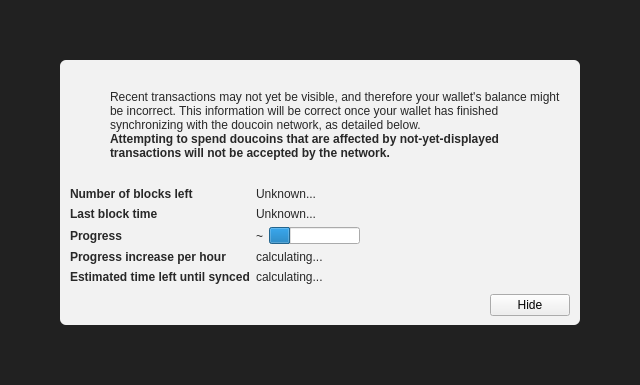
<?xml version="1.0" encoding="UTF-8"?>
<ui version="4.0">
 <class>ModalOverlay</class>
 <widget class="ModalOverlay" name="ModalOverlay">
  <property name="geometry">
   <rect>
    <x>0</x>
    <y>0</y>
    <width>640</width>
    <height>385</height>
   </rect>
  </property>
  <property name="windowTitle">
   <string>Form</string>
  </property>
  <layout class="QVBoxLayout" name="verticalLayout" stretch="0">
   <property name="sizeConstraint">
    <enum>QLayout::SetDefaultConstraint</enum>
   </property>
   <property name="leftMargin">
    <number>0</number>
   </property>
   <property name="topMargin">
    <number>0</number>
   </property>
   <property name="rightMargin">
    <number>0</number>
   </property>
   <property name="bottomMargin">
    <number>0</number>
   </property>
   <item>
    <widget class="QWidget" name="bgWidget" native="true">
     <property name="styleSheet">
      <string notr="true">#bgWidget { background: rgba(0,0,0,220); }</string>
     </property>
     <layout class="QVBoxLayout" name="verticalLayoutMain" stretch="1">
      <property name="leftMargin">
       <number>60</number>
      </property>
      <property name="topMargin">
       <number>60</number>
      </property>
      <property name="rightMargin">
       <number>60</number>
      </property>
      <property name="bottomMargin">
       <number>60</number>
      </property>
      <item>
       <widget class="QWidget" name="contentWidget" native="true">
        <property name="styleSheet">
         <string notr="true">#contentWidget { background: rgba(255,255,255,240); border-radius: 6px; }

QLabel { color: rgb(40,40,40);  }</string>
        </property>
        <layout class="QVBoxLayout" name="verticalLayoutSub" stretch="1,0,0,0">
         <property name="spacing">
          <number>0</number>
         </property>
         <property name="leftMargin">
          <number>10</number>
         </property>
         <property name="topMargin">
          <number>10</number>
         </property>
         <property name="rightMargin">
          <number>10</number>
         </property>
         <property name="bottomMargin">
          <number>10</number>
         </property>
         <item>
          <layout class="QHBoxLayout" name="horizontalLayoutIconText" stretch="0,1">
           <property name="topMargin">
            <number>20</number>
           </property>
           <item>
            <layout class="QVBoxLayout" name="verticalLayoutIcon">
             <property name="leftMargin">
              <number>0</number>
             </property>
             <item>
              <widget class="QPushButton" name="warningIcon">
               <property name="enabled">
                <bool>false</bool>
               </property>
               <property name="text">
                <string/>
               </property>
               <property name="icon">
                <iconset>
                 <normaloff>:/icons/warning</normaloff>
                 <disabledoff>:/icons/warning</disabledoff>:/icons/warning</iconset>
               </property>
               <property name="iconSize">
                <size>
                 <width>48</width>
                 <height>48</height>
                </size>
               </property>
               <property name="flat">
                <bool>true</bool>
               </property>
              </widget>
             </item>
             <item>
              <spacer name="verticalSpacerWarningIcon">
               <property name="orientation">
                <enum>Qt::Vertical</enum>
               </property>
               <property name="sizeHint" stdset="0">
                <size>
                 <width>20</width>
                 <height>40</height>
                </size>
               </property>
              </spacer>
             </item>
            </layout>
           </item>
           <item>
            <layout class="QVBoxLayout" name="verticalLayoutInfoText">
             <property name="leftMargin">
              <number>0</number>
             </property>
             <property name="topMargin">
              <number>0</number>
             </property>
             <item>
              <widget class="QLabel" name="infoText">
               <property name="text">
                <string>Recent transactions may not yet be visible, and therefore your wallet's balance might be incorrect. This information will be correct once your wallet has finished synchronizing with the doucoin network, as detailed below.</string>
               </property>
               <property name="textFormat">
                <enum>Qt::RichText</enum>
               </property>
               <property name="wordWrap">
                <bool>true</bool>
               </property>
              </widget>
             </item>
             <item>
              <widget class="QLabel" name="infoTextStrong">
               <property name="font">
                <font>
                 <weight>75</weight>
                 <bold>true</bold>
                </font>
               </property>
               <property name="text">
                <string>Attempting to spend doucoins that are affected by not-yet-displayed transactions will not be accepted by the network.</string>
               </property>
               <property name="textFormat">
                <enum>Qt::RichText</enum>
               </property>
               <property name="wordWrap">
                <bool>true</bool>
               </property>
              </widget>
             </item>
             <item>
              <spacer name="verticalSpacerInTextSpace">
               <property name="orientation">
                <enum>Qt::Vertical</enum>
               </property>
               <property name="sizeHint" stdset="0">
                <size>
                 <width>20</width>
                 <height>40</height>
                </size>
               </property>
              </spacer>
             </item>
            </layout>
           </item>
          </layout>
         </item>
         <item>
          <spacer name="verticalSpacerAfterText">
           <property name="orientation">
            <enum>Qt::Vertical</enum>
           </property>
           <property name="sizeHint" stdset="0">
            <size>
             <width>20</width>
             <height>40</height>
            </size>
           </property>
          </spacer>
         </item>
         <item>
          <layout class="QFormLayout" name="formLayout">
           <property name="fieldGrowthPolicy">
            <enum>QFormLayout::FieldsStayAtSizeHint</enum>
           </property>
           <property name="horizontalSpacing">
            <number>6</number>
           </property>
           <property name="verticalSpacing">
            <number>6</number>
           </property>
           <property name="topMargin">
            <number>10</number>
           </property>
           <item row="0" column="0">
            <widget class="QLabel" name="labelNumberOfBlocksLeft">
             <property name="font">
              <font>
               <weight>75</weight>
               <bold>true</bold>
              </font>
             </property>
             <property name="text">
              <string>Number of blocks left</string>
             </property>
            </widget>
           </item>
           <item row="0" column="1">
            <widget class="QLabel" name="numberOfBlocksLeft">
             <property name="text">
              <string>Unknown...</string>
             </property>
            </widget>
           </item>
           <item row="1" column="0">
            <widget class="QLabel" name="labelLastBlockTime">
             <property name="font">
              <font>
               <weight>75</weight>
               <bold>true</bold>
              </font>
             </property>
             <property name="text">
              <string>Last block time</string>
             </property>
            </widget>
           </item>
           <item row="1" column="1">
            <widget class="QLabel" name="newestBlockDate">
             <property name="sizePolicy">
              <sizepolicy hsizetype="Maximum" vsizetype="Preferred">
               <horstretch>0</horstretch>
               <verstretch>0</verstretch>
              </sizepolicy>
             </property>
             <property name="text">
              <string>Unknown...</string>
             </property>
            </widget>
           </item>
           <item row="2" column="0">
            <widget class="QLabel" name="labelSyncDone">
             <property name="font">
              <font>
               <weight>75</weight>
               <bold>true</bold>
              </font>
             </property>
             <property name="text">
              <string>Progress</string>
             </property>
            </widget>
           </item>
           <item row="2" column="1">
            <layout class="QHBoxLayout" name="horizontalLayoutSync" stretch="0,1">
             <item>
              <widget class="QLabel" name="percentageProgress">
               <property name="text">
                <string notr="true">~</string>
               </property>
              </widget>
             </item>
             <item>
              <widget class="QProgressBar" name="progressBar">
               <property name="value">
                <number>24</number>
               </property>
               <property name="format">
                <string/>
               </property>
              </widget>
             </item>
            </layout>
           </item>
           <item row="4" column="0">
            <widget class="QLabel" name="labelProgressIncrease">
             <property name="font">
              <font>
               <weight>75</weight>
               <bold>true</bold>
              </font>
             </property>
             <property name="text">
              <string>Progress increase per hour</string>
             </property>
            </widget>
           </item>
           <item row="4" column="1">
            <widget class="QLabel" name="progressIncreasePerH">
             <property name="text">
              <string>calculating...</string>
             </property>
            </widget>
           </item>
           <item row="5" column="0">
            <widget class="QLabel" name="labelEstimatedTimeLeft">
             <property name="font">
              <font>
               <weight>75</weight>
               <bold>true</bold>
              </font>
             </property>
             <property name="text">
              <string>Estimated time left until synced</string>
             </property>
            </widget>
           </item>
           <item row="5" column="1">
            <widget class="QLabel" name="expectedTimeLeft">
             <property name="text">
              <string>calculating...</string>
             </property>
            </widget>
           </item>
          </layout>
         </item>
         <item>
          <layout class="QHBoxLayout" name="horizontalLayoutButtons">
           <property name="leftMargin">
            <number>10</number>
           </property>
           <property name="topMargin">
            <number>10</number>
           </property>
           <item>
            <spacer name="horizontalSpacer">
             <property name="orientation">
              <enum>Qt::Horizontal</enum>
             </property>
             <property name="sizeHint" stdset="0">
              <size>
               <width>40</width>
               <height>20</height>
              </size>
             </property>
            </spacer>
           </item>
           <item>
            <widget class="QPushButton" name="closeButton">
             <property name="text">
              <string>Hide</string>
             </property>
            </widget>
           </item>
          </layout>
         </item>
        </layout>
       </widget>
      </item>
     </layout>
    </widget>
   </item>
  </layout>
 </widget>
 <customwidgets>
  <customwidget>
   <class>ModalOverlay</class>
   <extends>QWidget</extends>
   <header>modaloverlay.h</header>
   <container>1</container>
  </customwidget>
 </customwidgets>
 <resources/>
 <connections/>
</ui>
